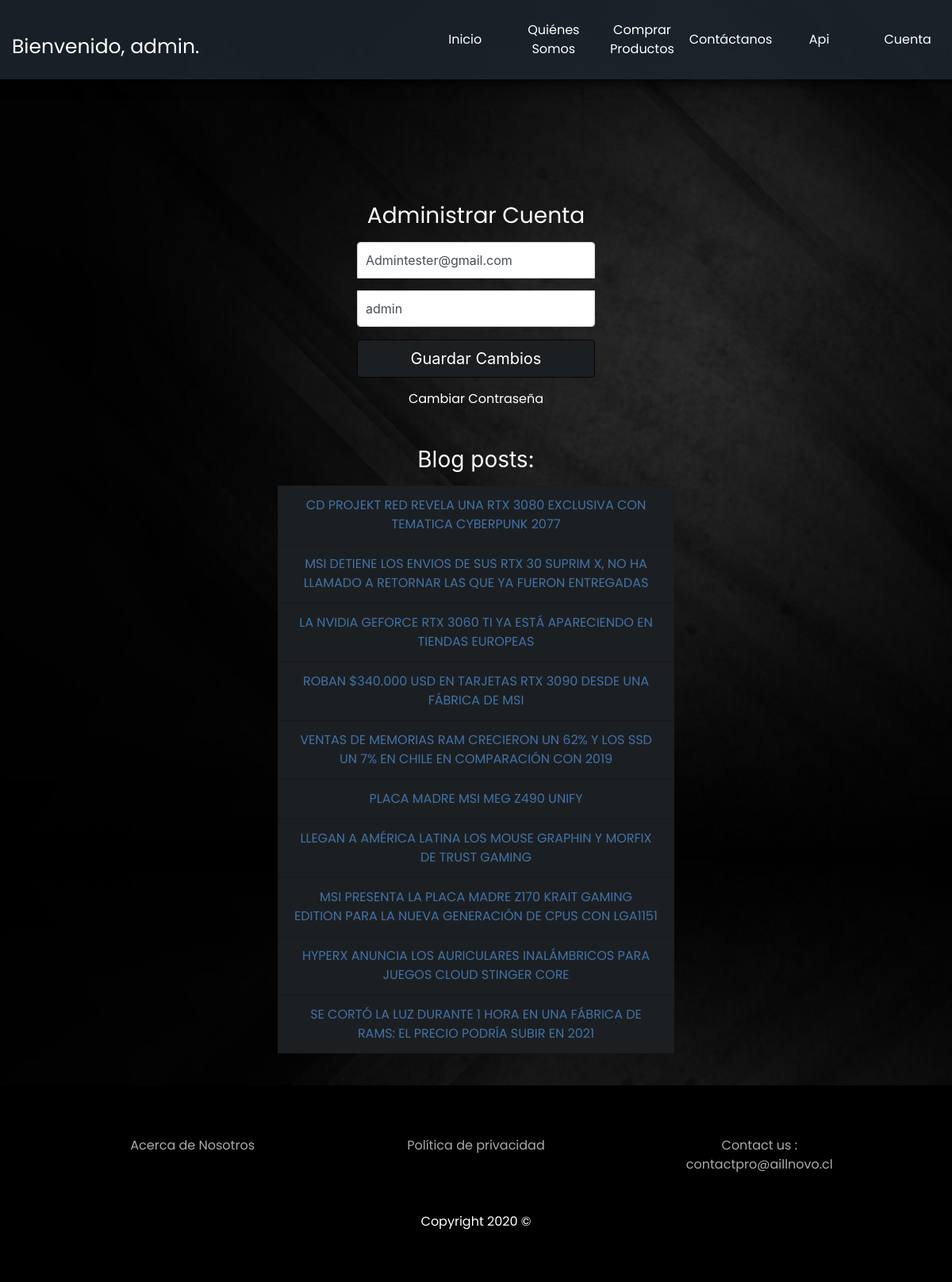
Page /account/ (signed in) on the committed database.
### account/models.py (models this page shows, shortened)
class Account(AbstractBaseUser):
	email = models.EmailField(verbose_name="email",max_length=60,unique=True)
	username = models.CharField(max_length=30,unique=True)
	date_joined = models.DateTimeField(verbose_name='date joined', auto_now_add=True)
	last_login = models.DateTimeField(verbose_name='last login', auto_now=True)
	is_admin = models.BooleanField(default=False)
	is_active = models.BooleanField(default=True)
	is_staff = models.BooleanField(default=False)
	is_superuser = models.BooleanField(default=False)
	USERNAME_FIELD = 'email'
	REQUIRED_FIELDS = ['username']
	objects = AccountManager()

### blog/models.py (models this page shows)
class BlogPost(models.Model):
	title = models.CharField(max_length=150,null=False,blank=False)
	body = models.TextField(max_length=5000,null=False,blank=False)
	image = models.ImageField(upload_to=upload_location,null=False,blank=False)
	date_published = models.DateTimeField(auto_now_add=True,verbose_name="date published")
	date_updated = models.DateTimeField(auto_now=True,verbose_name="date updated")
	author = models.ForeignKey(settings.AUTH_USER_MODEL, on_delete=models.CASCADE)
	slug = models.SlugField(blank=True, unique=True)
	def __str__(self):
		return self.title

### account/views.py (the view)
# urls.py: path('account/',account_view, name="account"),
def account_view(request):
	if not request.user.is_authenticated:
		return redirect('login')
	context = {}
	if request.POST:
		form = AccountUpdateForm(request.POST, instance=request.user)
		if form.is_valid():
			form.initial={
					"email": request.POST['email'],
					"username": request.POST['username'],
			}
			form.save()
			context['success_msg']="Se ha actualizado su cuenta."
	else:
		form = AccountUpdateForm(
				initial= {
					"email": request.user.email,
					"username": request.user.username,
				}
			)
	context['account_form'] =  form
	blog_posts = BlogPost.objects.filter(author=request.user)
	context['blog_posts'] = blog_posts
	return render(request,'account/account.html', context)

### account/forms.py (shortened to what this page needs)
class AccountUpdateForm(forms.ModelForm):
	class Meta:
		model= Account
		fields = ('email','username')

### account/templates/account/account.html (shortened to what this page needs)
{% extends "blog/base/base.html" %}
{% block contenido %}
{% load static %}
<div class="main_contenededor black" style="background-image: url({% static '/img/background6.jpg'%});">
  <br><br><br><br><br><br><br><br><br><br>
  <form method="post" class="form-signin">
    <h1 class="h3 mb-3 font-weight-normal textwhite poppins">Administrar Cuenta</h1>
    <input type="email" id="inputEmail" name="email" class="form-control" placeholder="Corre electrónico" required autofocus value="{{account_form.initial.email}}">
    <input type="text" id="inputUsername" name="username" class="form-control" placeholder="Nombre de Usuario" required value="{{account_form.initial.username}}">
    <button class="btn btn-lg btn-primary btn-block plomo color_borde_negro" type="submit">Guardar Cambios</button>
  </form>
  <div class="d-flex flex-column">
     <a class='m-auto textwhite poppins' href="{% url 'password_change' %}">Cambiar Contraseña</a>
  </div>
  <div class="container mt-4 p-4">
    <div class="row">
      <div class="blog-posts">
        <h3 class="mb-3 font-weight-normal textwhite aligncenter">Blog posts:</h3>
        {% if blog_posts %}
        <ul>
          {% for post in blog_posts %}
            <a class="decoraciones" href="{% url 'blog:detail' post.slug %}">
              <li class="list-group-item aligncenter poppins plomo lightblue">{{post}}</li>
            </a>
          {% endfor %}
        </ul>
        {% else%}
          <p class="poppins textwhite aligncenter">No tienes blog posts. Crea un post <a href="{% url 'blog:create' %}">aquí</a>.</p>
        {% endif %}
      </div>
    </div>
  </div>
</div>
{% endblock contenido %}

### blog/templates/blog/base/base.html (shortened to what this page needs)
{% load static %}
<!DOCTYPE html>
<html>
<head>
	{% include 'snippets/header.html' %}
	<link rel="stylesheet" href="{% static 'css/style.css' %}">
	{% load pwa %}
</head>
<body>
	<header id="header" class="flexcontainer darkbluetransparent alignright">
		<div id="cuenta_user" class="flex1 alignleft poppins">
			{% if request.user.is_authenticated %}
				<p>Bienvenido, {{request.user.username}}.</p>
			{% endif %}
		</div>
		<div class="flex1 flexcontainer" id="nav_bar1">
			<button type="button" class="btn btn-success poppins">
				Inicio
			</button>
			<button type="button" class="btn btn-success poppins">
				Quiénes Somos
			</button>
			<button type="button" class="btn btn-success poppins" >
				Comprar Productos
			</button>
			<button type="button" class="btn btn-success poppins">
				Contáctanos
			</button>
			{% if user.is_authenticated == False or user.is_admin == True  %}
				<button type="button" class="btn btn-success poppins">
					Api
				</button>
			{% endif %}
			<button type="button" class="btn btn-success poppins">
				Cuenta
			</button>
		</div>
	</header>
	<div class="main_contenededor">
	{% block contenido %}{% endblock %}
	</div>
	{% include 'snippets/footer.html' %}
</body>
</html>

### static/css/style.css (style rules this page uses)
ul { list-style-type: none!important; }
* { box-sizing: border-box; padding: 0px; margin: 0px; }
html { background: black; overflow-x: hidden; overflow-y: scroll; }
body { background:none; min-width: 400px; overflow-x: hidden; min-height: calc( 100vh - 253px ); }
.flexcontainer { display: flex; }
.flex1 { flex:1; }
header { box-shadow: black 0px 0px 16px 2px; position: fixed; top:0px; left: 0px; z-index: 1000; width: 100vw; flex: 1 1 auto; flex-grow: 1; }
header .btn { width: 9.3vw; padding: 0px; border-radius: 0px; margin: 0px; overflow-x: hidden; height: 100px; color: white; border: none; flex-direction: row; }
.btn-success { background-color: none !important; background:none !important; border: none !important; box-shadow: none !important; }
.alignleft { text-align: left; }
.alignright { text-align: right; }
.aligncenter { text-align: center; }
h1 { font-size: 50px; }
#cuenta_user { color:white; padding-left: 15px; padding-top: 40px; font-size:25px; min-height: 47px; }
.darkbluetransparent { background: rgba(31, 39, 49,0.8); }
.textwhite { color: #fff!important; }
.lightblue { color: #4072a7; }
.black { background: #000; }
.plomo { background-color: #1c1f22!important; }
.color_borde_negro { border-color: #01040f!important; }
.poppins { font-family: 'Poppins', sans-serif; }
.decoraciones { text-decoration: none!important; }
.main_contenededor { min-height:100vh; height:100%; background:#080808; }
.form-signin { width: 100%; max-width: 330px; padding: 15px; margin: auto; }
.form-signin .form-control { position: relative; box-sizing: border-box; height: auto; padding: 10px; font-size: 16px; }
.form-signin input[type="email"] { margin-bottom: 15px; border-bottom-right-radius: 0; border-bottom-left-radius: 0; }
.h3 { text-align: center; }
#cuenta_user p { margin: 0px !important; }
.form-signin input[type="text"] { margin-bottom: 10px; border-top-left-radius: 0; border-top-right-radius: 0; }
.blog-posts { max-width: 500px; width: 100%; margin: auto; }

### rows in the picture
Account: user.username "admin", email "Admintester@gmail.com", username "admin"
BlogPost: title "CD PROJEKT RED REVELA UNA RTX 3080 EXCLUSIVA CON TEMATICA CYBERPUNK 2077"
BlogPost: title "MSI DETIENE LOS ENVIOS DE SUS RTX 30 SUPRIM X, NO HA LLAMADO A RETORNAR LAS QUE YA FUERON ENTREGADAS"
BlogPost: title "LA NVIDIA GEFORCE RTX 3060 TI YA ESTÁ APARECIENDO EN TIENDAS EUROPEAS"
BlogPost: title "ROBAN $340.000 USD EN TARJETAS RTX 3090 DESDE UNA FÁBRICA DE MSI"
BlogPost: title "VENTAS DE MEMORIAS RAM CRECIERON UN 62% Y LOS SSD UN 7% EN CHILE EN COMPARACIÓN CON 2019"
BlogPost: title "PLACA MADRE MSI MEG Z490 UNIFY"
BlogPost: title "LLEGAN A AMÉRICA LATINA LOS MOUSE GRAPHIN Y MORFIX DE TRUST GAMING"
BlogPost: title "MSI PRESENTA LA PLACA MADRE Z170 KRAIT GAMING EDITION PARA LA NUEVA GENERACIÓN DE CPUS CON LGA1151"
BlogPost: title "HYPERX ANUNCIA LOS AURICULARES INALÁMBRICOS PARA JUEGOS CLOUD STINGER CORE"
BlogPost: title "SE CORTÓ LA LUZ DURANTE 1 HORA EN UNA FÁBRICA DE RAMS: EL PRECIO PODRÍA SUBIR EN 2021"
